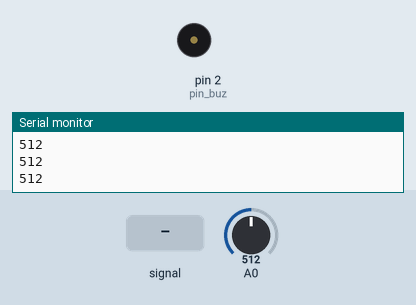
Recording of a sketch running on a simulated Arduino Uno, built with avr-gcc and run on an emulated ATmega328P. Parts: buzzer (waves = sounding), the last lines printed to the serial monitor. The inputs (shaded band) are chosen by the test bench; at power-on: A0 = 512.

Above: at 1.2 s.
1.3 s: A0 fed a 2 Hz sine of ±306 counts around its level
4.3 s: A0 fed a 200 Hz sine of ±81 counts around its level
At 5.3 s:
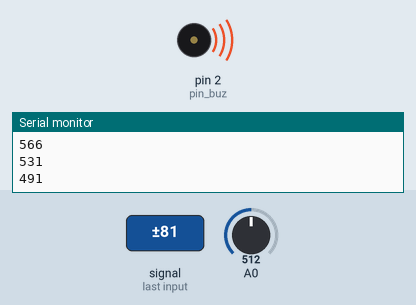
5.8 s: A0 set to 525
At 7.1 s:
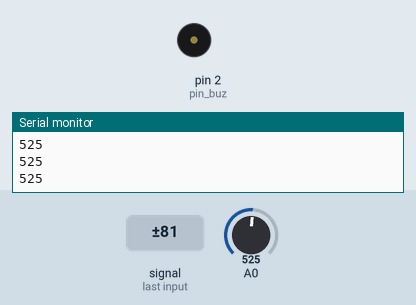
7.4 s: A0 set to 511
8.9 s: A0 set to 716
10.4 s: A0 set to 502
Timing chart, 0 to 12.9 s (numbered marks = the images above; inputs shaded):
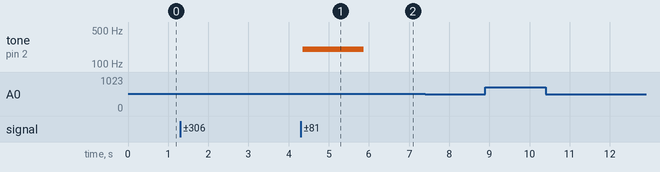

The sketch:

01_guitar_simple.ino
```cpp
/* Program gets sound from A0
and immediately outputs it to buzzer (pin 2) using simple thresholding, without diffusion.

Copied from 01_sound_passthrough_simple

Controller: Arduino Uno (or Mega)

----------------------------------------
Connection
----------------------------------------
1) Guitar pickup:
  connect it to Gnd, 5V, and output signal connect to A0.

2) Trimmer resistor for pulling-up Guitar input to A0 = 512 in silence:
Note, that pickup gives -0.1V..0.1V,
so to digitize signal carefully we need to pull up it to 0..1.1V range for A0.
As a solution, I use compact 10KOm trimmer resistor,
connect left and right pins to Gnd, 5V, and output to A0 too.
Next, I adjust trimmer resistor to obtain value A0 = 512 when pickup is in a silence.
To see it, send "1" to Arduino using Arduino IDE'a Monitor Port to enable debug print mode.

3) Buzzer (or audio output) to pin 2.

----------------------------------------
Programming details
----------------------------------------
By default Arduino ADC works on 8Khz - ok for us.
But can speedup:
https://www.instructables.com/Make-Your-Own-Spy-Bug-Arduino-Voice-Recorder/
Recorder:
https://github.com/TMRh20/TMRpcm
http://microsin.net/programming/avr/real-time-digital-audio-processing-using-arduino.html

 */

const byte pin_buz = 2; //Buzzer pin

//--------------------------------------------------------------
void setup() {
  Serial.begin(500000);
  Serial.println("EndlessSynth Sound passtrough test (simple thresholding), v. 1.1 for Arduino Uno or Mega");
  Serial.println("Program gets sound from microphone (A0) and immediately outputs");
  Serial.println("it to buzzer (pin 2) using simple thresholding.");
  Serial.println("Note: please use trimmer resistor 10KOhm to move silence mic level to 2.5V (or, equally, 512 on A0)");

  //will be computed
  //Serial.print("Audio sample rate: "); Serial.println(audio_sample_rate);

  pinMode(pin_buz, OUTPUT); //activate buzzer

}

//--------------------------------------------------------------
void loop() {

  //run loop to measure time and deduce sample rate
  int n = 1000;
  int v;
  unsigned long time0 = micros();
  for (int i=0; i<n; i++) {
    //get sample
    v = analogRead(A0);
    //output
    if (v > 512) digitalWrite(pin_buz, HIGH);
    else digitalWrite(pin_buz, LOW);

    //delay
    delayMicroseconds(10);  //need to adjust delay to achieve 8000Hz rate
  }

  //estimate sample rate, runs once
  static byte was_measured = 0;
  if (!was_measured) {
    was_measured = 1;
    unsigned long delta = micros() - time0;
    long int audio_sample_rate = 1000000.0 * n / delta;
    Serial.print("Computed audio sample rate: "); Serial.println(audio_sample_rate);
  }

  //debug - use for setting up trimmer resistor so it print 512
  Serial.println(v);
  //delay(30);

}
```

Measured:
- the behaviour switches between 512 and 513 on A0 (found by bisection; images 1 and 2)
- after the input at 4.3 s, tone on pin 2 (pin_buz): silent → 200 Hz after 0.05 s
- after the input at 5.8 s, tone on pin 2 (pin_buz): 200 Hz → silent after 0.07 s
